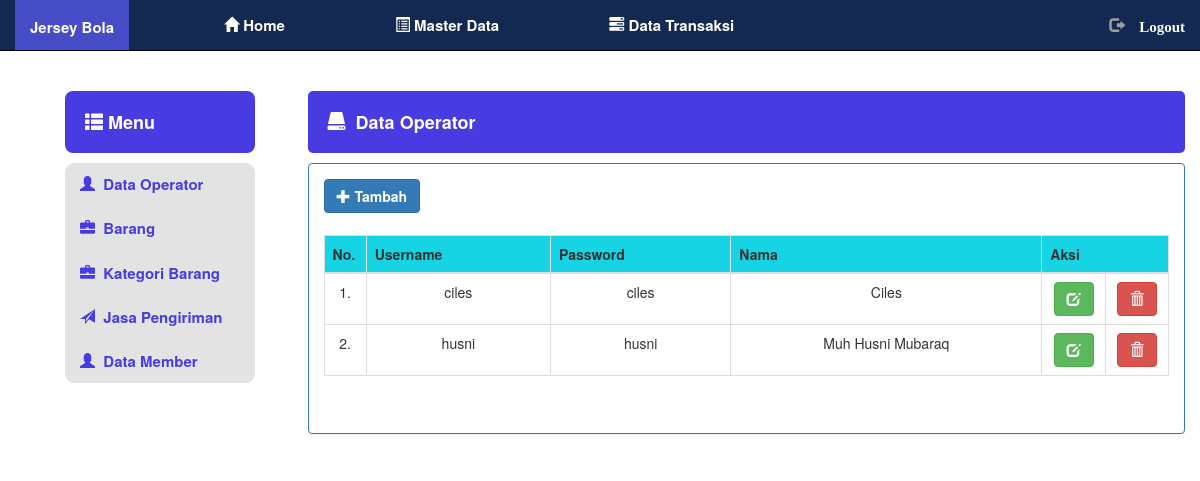
/admin/dataOperator/data, run on the app's committed database.
### tables this page shows
CREATE TABLE `user` (
  `username` varchar(10) NOT NULL,
  `password` varchar(20) NOT NULL,
  `nama` varchar(30) NOT NULL,
  `level` enum('admin','operator') NOT NULL
);

### application/controllers/admin/dataOperator/Data.php (called while the page is built, shortened)
<?php if ( ! defined('BASEPATH')) exit('No direct script access allowed');
class Data extends CI_Controller
{
	public function __construct()
	{
		$this->load->view('admin/head');
		$this->load->view('admin/menu_master_data');
		$this->load->model('user/MdataOperator');
	}
	function index(){
		$data['hasil'] = $this->MdataOperator->show();
		$this->load->view('admin/dataOperator/v_dataOperator',$data);
	}
}

### index.php (called while the page is built, shortened)
<?php
require_once BASEPATH.'core/CodeIgniter.php';

### application/models/user/MdataOperator.php (called while the page is built)
<?php if ( ! defined('BASEPATH')) exit('No direct script access allowed');
class MdataOperator extends CI_Model
{
	function show(){
		return $this->db->query("SELECT username, password, nama FROM user WHERE level='operator'");
	}
}

### application/views/admin/dataOperator/v_dataOperator.php (the view, shortened to what this page needs)
<div id="data-list">
	<div class="container-fluid">
		<div class="col-md-offset-3">
			<h3><i class="glyphicon glyphicon-hdd"></i> &nbspData Operator</h3>
			<div class="panel panel-primary">
				<div class="panel-body">
				<div class="table-responsive">
				<a href="#" class="btn btn-primary"><i class="glyphicon glyphicon-plus"></i><b>&nbspTambah</b></a>
				<p>
				<table width="100%" class="table table-bordered">
					<thead style="background-color:#16D4E4;" align="center">
						<tr>
							<th width="5%">No.</th>
							<th>Username</th>
							<th>Password</th>
							<th>Nama</th>
							<th colspan="2" width="15%">Aksi</th>
						</tr>
					</thead>
					<?php
						$no = 1;
						foreach ($hasil->result() as $view) {?>
						<tr align="center">
							<td><?php echo $no++;?>.</td>
							<td><?php echo $view->username;?></td>
							<td><?php echo $view->password;?></td>
							<td><?php echo $view->nama;?></td>
							<td>
	                    <button class="btn btn-success" data-target="myModal" data-toggle="modal"><i class="glyphicon glyphicon-edit"></i></button>
	                  </td>
	                  <td>
	                    <a href="#" title="hapus" class="btn btn-danger"><i class="glyphicon glyphicon-trash"></i></a>
	                  </td>
						</tr>
					<?php }?>
				</table></p>
				</div>
				</div>
			</div>
		</div>
	</div>
</div>

### css/app.css (style rules this page uses)
#data-list h3 { padding: 20px; background-color: #473BE1; font-size: 18px; font-weight: bolder; color: #fff; border-radius: 5px; }
#data-list p { font-size: 16px; line-height: 16px; padding: 12px 12px 0px 12px; }

### data on the page
user: username "ciles", password "ciles", nama "Ciles"
user: username "husni", password "husni", nama "Muh Husni Mubaraq"
